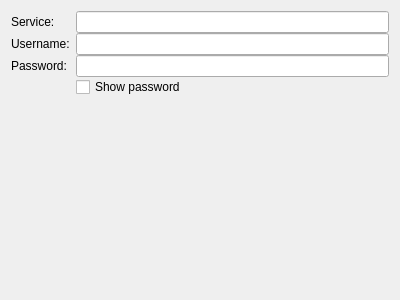
<?xml version="1.0" encoding="UTF-8"?>
<ui version="4.0">
 <class>PppoeWidget</class>
 <widget class="QWidget" name="PppoeWidget">
  <property name="geometry">
   <rect>
    <x>0</x>
    <y>0</y>
    <width>400</width>
    <height>300</height>
   </rect>
  </property>
  <layout class="QFormLayout" name="formLayout">
    <property name="verticalSpacing">
    <number>0</number>
    </property>
   <item row="0" column="0">
    <widget class="QLabel" name="label">
     <property name="text">
      <string>Service:</string>
     </property>
     <property name="buddy">
      <cstring>service</cstring>
     </property>
    </widget>
   </item>
   <item row="0" column="1">
    <widget class="KLineEdit" name="service"/>
   </item>
   <item row="1" column="0">
    <widget class="QLabel" name="label_2">
     <property name="text">
      <string>Username:</string>
     </property>
     <property name="buddy">
      <cstring>username</cstring>
     </property>
    </widget>
   </item>
   <item row="1" column="1">
    <widget class="KLineEdit" name="username"/>
   </item>
   <item row="2" column="0">
    <widget class="QLabel" name="label_3">
     <property name="text">
      <string>Password:</string>
     </property>
     <property name="buddy">
      <cstring>password</cstring>
     </property>
    </widget>
   </item>
   <item row="2" column="1">
    <widget class="KLineEdit" name="password">
     <property name="passwordMode">
      <bool>true</bool>
     </property>
    </widget>
   </item>
   <item row="3" column="1">
    <widget class="QCheckBox" name="cbShowPassword">
     <property name="text">
      <string>Show password</string>
     </property>
    </widget>
   </item>
  </layout>
 </widget>
 <customwidgets>
  <customwidget>
   <class>KLineEdit</class>
   <extends>QLineEdit</extends>
   <header>klineedit.h</header>
  </customwidget>
 </customwidgets>
 <resources/>
 <connections/>
</ui>
